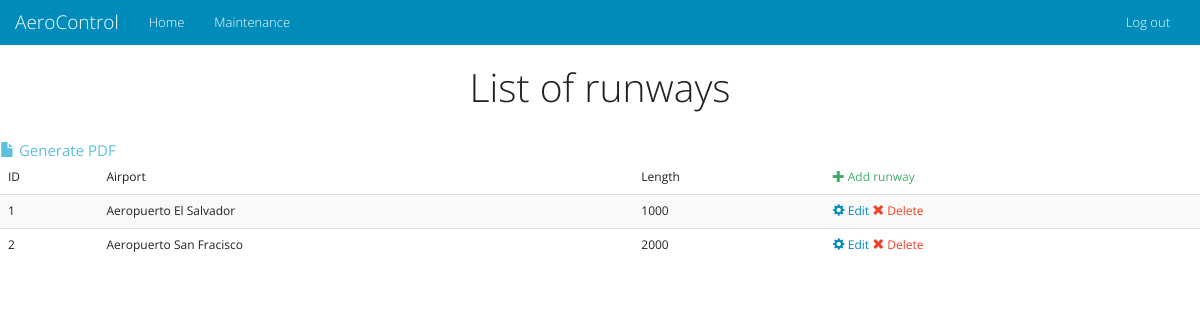
The app's page /en/admin/runways.php with its own data.
### tables this page shows
CREATE TABLE IF NOT EXISTS `runways` (
  `id` int(11) NOT NULL AUTO_INCREMENT,
  `idairport` int(11) NOT NULL,
  `length` int(11) NOT NULL,
  PRIMARY KEY (`id`),
  KEY `idairport` (`idairport`)
);

CREATE TABLE IF NOT EXISTS `airports` (
  `id` int(11) NOT NULL AUTO_INCREMENT,
  `name` varchar(50) NOT NULL,
  `location` int(11) NOT NULL,
  PRIMARY KEY (`id`),
  KEY `location` (`location`)
);

### en/admin/runways.php (the view, shortened to what this page needs)
<!DOCTYPE html>
<html lang="en">
<head>
    <link href="../docs/css/bootstrap.css" rel="stylesheet">
    <link href="../docs/css/font-awesome.css" rel="stylesheet">
    <link href="../docs/css/ionicons.css" rel="stylesheet">
</head>
<body>
<div class="container-fluid">
    <div class="row">
    <?php include 'nav.php'; ?>
        <h1 class="text-center">List of runways</h1>
        <br>
<?php
include "../docs/connect.php";
$query = "SELECT runways.id, airports.name, runways.length FROM runways INNER JOIN airports on runways.idairport = airports.id ORDER BY runways.id";
$resultado = mysql_query($query, $link);
$total = mysql_num_rows($resultado);
if($total>0)
{
?>
		<a href='exportrunways.php' target="_blank" class="text-info"><span class='glyphicon glyphicon-file' aria-hidden='true'></span> Generate PDF</a>
        <table class="table table-striped">
            <thead><tr><td>ID</td><td>Airport</td><td>Length</td><td><a href='addrunway.php' class="text-success"><span class='glyphicon glyphicon-plus' aria-hidden='true'></span> Add runway</a></td></tr></thead><tbody>
<?php
    while($row = mysql_fetch_array($resultado))
	{
        echo "<tr><td>".$row['id']."</td>";
        echo "<td>".$row['name']."</td>";
        echo "<td>".$row['length']."</td>";
        echo "<td><a href='editrunway.php?runway=".$row['id']."'><span class='glyphicon glyphicon-cog' aria-hidden='true'></span>  Edit</a> <a href='droprunway.php?runway=".$row['id']."' class='text-danger'><span class='glyphicon glyphicon-remove' aria-hidden='true'></span>  Delete</a></td></tr> \n";
    }
}
else
{
    echo "<p class='text-danger text-center'>Error:The data base is empty<a href='addrunway.php' class='text-success'>Add runways</a></p>";
}
?>
        </tbody></table>
        </div>
</div>
</body>
</html>

### records on screen
runways: id "1", idairport.name "Aeropuerto El Salvador", length "1000"
runways: id "2", idairport.name "Aeropuerto San Fracisco", length "2000"
